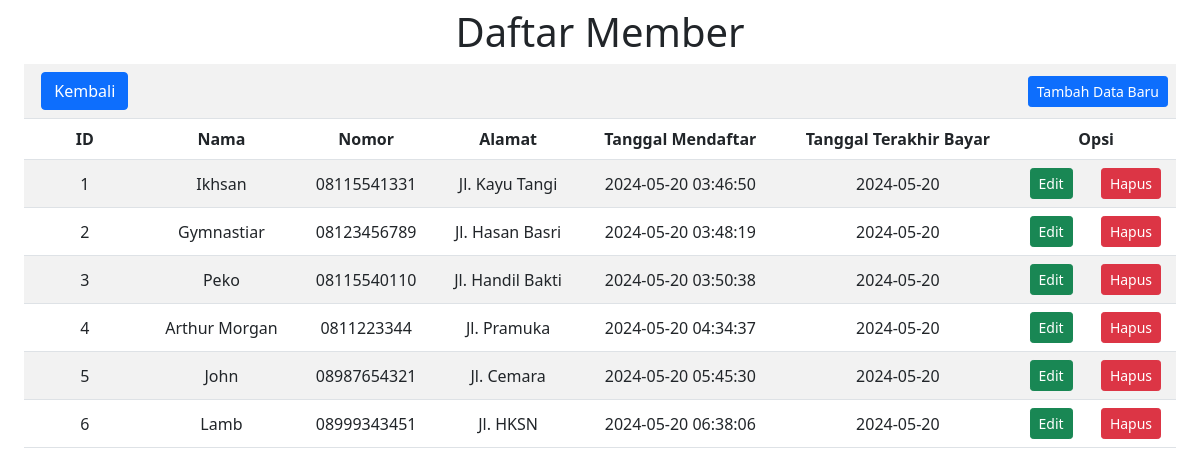
The page /Member.php on the database its author committed.
### tables this page shows
CREATE TABLE `member` (
  `id_member` int(11) NOT NULL,
  `nama_member` varchar(250) DEFAULT NULL,
  `nomor_member` varchar(15) DEFAULT NULL,
  `alamat` text DEFAULT NULL,
  `tgl_mendaftar` datetime DEFAULT NULL,
  `tgl_terakhir_bayar` date DEFAULT NULL
);

### Model.php (called while the page is built, shortened)
<?php
function selectalldata($table)
{
  $select = "SELECT * FROM $table";
  $select1 = mysqli_query($GLOBALS['connect'], $select);
  return $select1;
}

### Member.php (the view, shortened to what this page needs)
<?php
require "Model.php";
?>
<!doctype html>
<html lang="en">
<head>
  <link href="https://cdn.jsdelivr.net/npm/bootstrap@5.1.3/dist/css/bootstrap.min.css" rel="stylesheet">
</head>
<body>
  <h1 class="mt-2">Daftar Member</h1>
  <div class="table-responsive mx-4">
    <table class="table table-striped align-middle">
      <tr>
        <td><a href="index.php"><button type="button" class="btn btn-primary">Kembali</button></a></td>
        <td colspan=7><a href="FormMember.php"><button type="button" class="btn btn-primary float-end btn-sm">Tambah Data Baru</button></a></td>
      </tr>
      <tr>
        <th>ID</th>
        <th>Nama</th>
        <th>Nomor</th>
        <th>Alamat</th>
        <th>Tanggal Mendaftar</th>
        <th>Tanggal Terakhir Bayar</th>
        <th colspan="2">Opsi</th>
      </tr>
      <?php
      $result = selectalldata("member");
      while ($data = mysqli_fetch_array($result)) { ?>
        <tr>
          <td><?php echo $data['id_member'] ?></td>
          <td><?php echo $data['nama_member'] ?></td>
          <td><?php echo $data['nomor_member'] ?></td>
          <td><?php echo $data['alamat'] ?></td>
          <td><?php echo $data['tgl_mendaftar'] ?></td>
          <td><?php echo $data['tgl_terakhir_bayar'] ?></td>
          <td style="text-align: center;"><a href="FormMember.php?id_member=<?php echo $data['id_member']; ?>"><button class="btn btn-success btn-sm">Edit</button></a></td>
          <td style="text-align: center;"><a href="Member.php?id_member=<?php echo $data['id_member']; ?>" onclick="return confirm('Hapus data?')"><button class="btn btn-danger btn-sm">Hapus</button></a></td>
        </tr>
      <?php } ?>
    </table>
  </div>
</body>
</html>

### Member.php (style rules this page uses)
h1, table { text-align: center; }

### rows shown on the page
member: id_member "1", nama_member "Ikhsan", nomor_member "08115541331", alamat "Jl. Kayu Tangi", tgl_mendaftar "2024-05-20 03:46:50", tgl_terakhir_bayar "2024-05-20"
member: id_member "2", nama_member "Gymnastiar", nomor_member "08123456789", alamat "Jl. Hasan Basri", tgl_mendaftar "2024-05-20 03:48:19", tgl_terakhir_bayar "2024-05-20"
member: id_member "3", nama_member "Peko", nomor_member "08115540110", alamat "Jl. Handil Bakti", tgl_mendaftar "2024-05-20 03:50:38", tgl_terakhir_bayar "2024-05-20"
member: id_member "4", nama_member "Arthur Morgan", nomor_member "0811223344", alamat "Jl. Pramuka", tgl_mendaftar "2024-05-20 04:34:37", tgl_terakhir_bayar "2024-05-20"
member: id_member "5", nama_member "John", nomor_member "08987654321", alamat "Jl. Cemara", tgl_mendaftar "2024-05-20 05:45:30", tgl_terakhir_bayar "2024-05-20"
member: id_member "6", nama_member "Lamb", nomor_member "08999343451", alamat "Jl. HKSN", tgl_mendaftar "2024-05-20 06:38:06", tgl_terakhir_bayar "2024-05-20"
